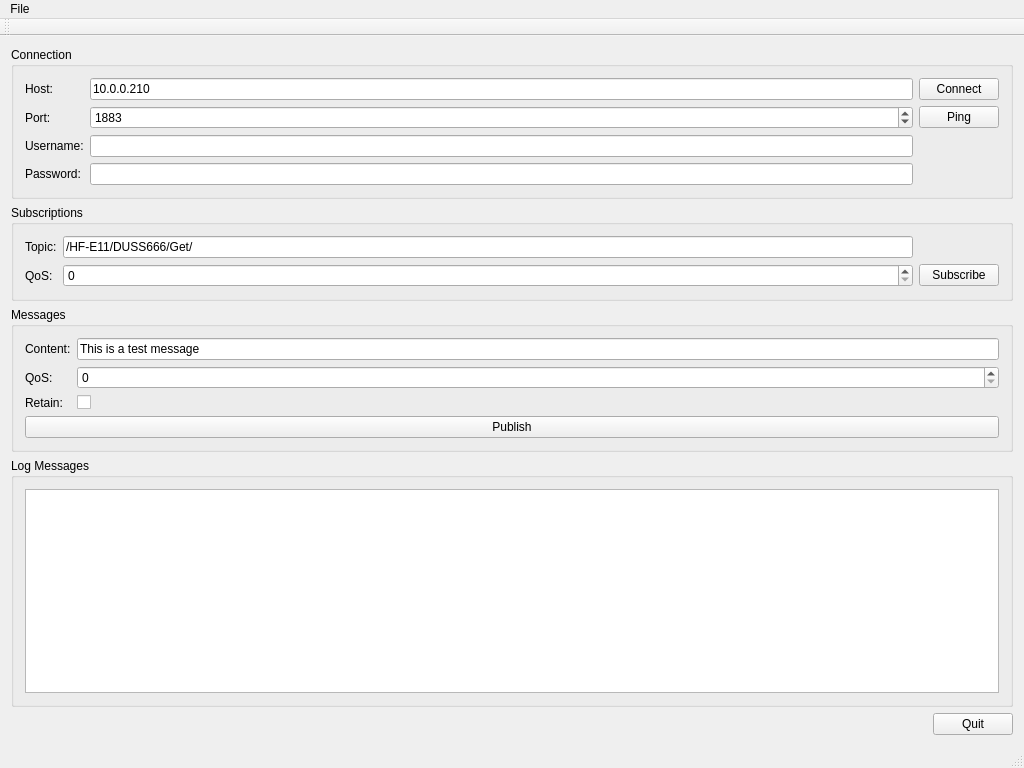
<?xml version="1.0" encoding="UTF-8"?>
<ui version="4.0">
 <class>MainWindow</class>
 <widget class="QMainWindow" name="MainWindow">
  <property name="geometry">
   <rect>
    <x>0</x>
    <y>0</y>
    <width>1024</width>
    <height>768</height>
   </rect>
  </property>
  <property name="windowTitle">
   <string>MainWindow</string>
  </property>
  <widget class="QWidget" name="centralWidget">
   <layout class="QVBoxLayout" name="verticalLayout_4">
    <item>
     <widget class="QGroupBox" name="groupBox_3">
      <property name="title">
       <string>Connection</string>
      </property>
      <layout class="QVBoxLayout" name="verticalLayout_2">
       <item>
        <layout class="QGridLayout" name="gridLayout_2">
         <item row="0" column="1">
          <widget class="QLineEdit" name="lineEditHost">
           <property name="text">
            <string>10.0.0.210</string>
           </property>
          </widget>
         </item>
         <item row="2" column="0">
          <widget class="QLabel" name="label_8">
           <property name="text">
            <string>Username:</string>
           </property>
          </widget>
         </item>
         <item row="1" column="2">
          <widget class="QPushButton" name="buttonPing">
           <property name="text">
            <string>Ping</string>
           </property>
          </widget>
         </item>
         <item row="0" column="0">
          <widget class="QLabel" name="label">
           <property name="text">
            <string>Host:</string>
           </property>
          </widget>
         </item>
         <item row="1" column="0">
          <widget class="QLabel" name="label_2">
           <property name="text">
            <string>Port:</string>
           </property>
          </widget>
         </item>
         <item row="1" column="1">
          <widget class="QSpinBox" name="spinBoxPort">
           <property name="maximum">
            <number>99999</number>
           </property>
           <property name="value">
            <number>1883</number>
           </property>
          </widget>
         </item>
         <item row="0" column="2">
          <widget class="QPushButton" name="buttonConnect">
           <property name="text">
            <string>Connect</string>
           </property>
          </widget>
         </item>
         <item row="3" column="0">
          <widget class="QLabel" name="label_9">
           <property name="text">
            <string>Password:</string>
           </property>
          </widget>
         </item>
         <item row="2" column="1">
          <widget class="QLineEdit" name="lineEditUser"/>
         </item>
         <item row="3" column="1">
          <widget class="QLineEdit" name="lineEditPassword">
           <property name="echoMode">
            <enum>QLineEdit::Password</enum>
           </property>
          </widget>
         </item>
        </layout>
       </item>
      </layout>
     </widget>
    </item>
    <item>
     <widget class="QGroupBox" name="groupBox_2">
      <property name="title">
       <string>Subscriptions</string>
      </property>
      <layout class="QVBoxLayout" name="verticalLayout">
       <item>
        <layout class="QGridLayout" name="gridLayout">
         <item row="0" column="0">
          <widget class="QLabel" name="label_3">
           <property name="text">
            <string>Topic:</string>
           </property>
          </widget>
         </item>
         <item row="0" column="1">
          <widget class="QLineEdit" name="lineEditTopic">
           <property name="text">
            <string>/HF-E11/DUSS666/Get/</string>
           </property>
          </widget>
         </item>
         <item row="1" column="0">
          <widget class="QLabel" name="label_5">
           <property name="text">
            <string>QoS:</string>
           </property>
          </widget>
         </item>
         <item row="1" column="1">
          <widget class="QSpinBox" name="spinQoS">
           <property name="maximum">
            <number>2</number>
           </property>
          </widget>
         </item>
         <item row="1" column="2">
          <widget class="QPushButton" name="buttonSubscribe">
           <property name="text">
            <string>Subscribe</string>
           </property>
          </widget>
         </item>
        </layout>
       </item>
      </layout>
     </widget>
    </item>
    <item>
     <widget class="QGroupBox" name="groupBox_4">
      <property name="title">
       <string>Messages</string>
      </property>
      <layout class="QVBoxLayout" name="verticalLayout_3">
       <item>
        <layout class="QFormLayout" name="formLayout">
         <item row="0" column="0">
          <widget class="QLabel" name="label_4">
           <property name="text">
            <string>Content:</string>
           </property>
          </widget>
         </item>
         <item row="0" column="1">
          <widget class="QLineEdit" name="lineEditMessage">
           <property name="text">
            <string>This is a test message</string>
           </property>
          </widget>
         </item>
         <item row="1" column="0">
          <widget class="QLabel" name="label_6">
           <property name="text">
            <string>QoS:</string>
           </property>
          </widget>
         </item>
         <item row="1" column="1">
          <widget class="QSpinBox" name="spinQoS_2">
           <property name="maximum">
            <number>2</number>
           </property>
          </widget>
         </item>
         <item row="2" column="0">
          <widget class="QLabel" name="label_7">
           <property name="text">
            <string>Retain:</string>
           </property>
          </widget>
         </item>
         <item row="2" column="1">
          <widget class="QCheckBox" name="checkBoxRetain">
           <property name="text">
            <string/>
           </property>
          </widget>
         </item>
        </layout>
       </item>
       <item>
        <widget class="QPushButton" name="buttonPublish">
         <property name="text">
          <string>Publish</string>
         </property>
        </widget>
       </item>
      </layout>
     </widget>
    </item>
    <item>
     <widget class="QGroupBox" name="groupBox">
      <property name="title">
       <string>Log Messages</string>
      </property>
      <layout class="QHBoxLayout" name="horizontalLayout_2">
       <item>
        <widget class="QPlainTextEdit" name="editLog"/>
       </item>
      </layout>
     </widget>
    </item>
    <item>
     <layout class="QHBoxLayout" name="horizontalLayout_3">
      <item>
       <spacer name="horizontalSpacer">
        <property name="orientation">
         <enum>Qt::Horizontal</enum>
        </property>
        <property name="sizeHint" stdset="0">
         <size>
          <width>40</width>
          <height>20</height>
         </size>
        </property>
       </spacer>
      </item>
      <item>
       <widget class="QPushButton" name="buttonQuit">
        <property name="text">
         <string>Quit</string>
        </property>
       </widget>
      </item>
     </layout>
    </item>
   </layout>
  </widget>
  <widget class="QMenuBar" name="menuBar">
   <property name="geometry">
    <rect>
     <x>0</x>
     <y>0</y>
     <width>1024</width>
     <height>22</height>
    </rect>
   </property>
   <widget class="QMenu" name="menuFile">
    <property name="title">
     <string>File</string>
    </property>
    <addaction name="actionQuit"/>
   </widget>
   <addaction name="menuFile"/>
  </widget>
  <widget class="QToolBar" name="mainToolBar">
   <attribute name="toolBarArea">
    <enum>TopToolBarArea</enum>
   </attribute>
   <attribute name="toolBarBreak">
    <bool>false</bool>
   </attribute>
  </widget>
  <widget class="QStatusBar" name="statusBar"/>
  <action name="actionQuit">
   <property name="text">
    <string>Quit</string>
   </property>
  </action>
 </widget>
 <layoutdefault spacing="6" margin="11"/>
 <resources/>
 <connections/>
</ui>
